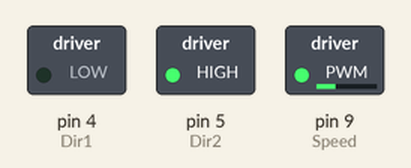
Simulated run of this sketch. Board: Arduino Uno, built with avr-gcc and run on an emulated ATmega328P. Shown: switched loads named in the sketch (green lamp = pin HIGH).

Above: at 0.05 s.
At 2.0 s:
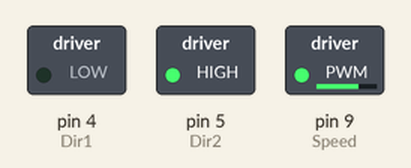
At 2.55 s:
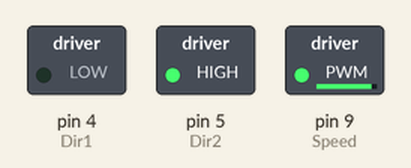
At 5.05 s:
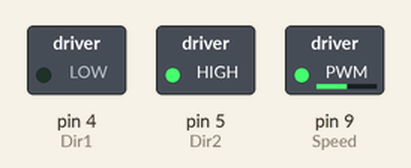
Timing chart, 0 to 6.1 s (numbered marks = the images above):
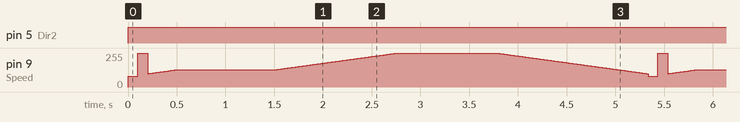

The sketch:

DC_Motor.ino
```cpp
int Speed=9;
int Dir1=4;
int Dir2=5;

void setup()
{
  Serial.begin(9600);
  pinMode(Speed,OUTPUT);
  pinMode(Dir1,OUTPUT);
  pinMode(Dir2,OUTPUT);
}

void loop()
{
 digitalWrite(Dir1,LOW);
 digitalWrite(Dir2,HIGH);
 analogWrite(Speed,80);
 delay(100);
 analogWrite(Speed,255);
 delay(100);

 for(int i=100;i<=128;i++)
  {
    analogWrite(Speed,i);
    delay(10);
  }

  delay(1000);

  for(int i=128;i<=255;i++)
  {
    analogWrite(Speed,i);
    delay(10);
  }

  delay(1000);

  for(int i=255;i>=100;i--)
  {
    analogWrite(Speed,i);
    delay(10);
  }

}
```

Measured:
- by itself, pin 5 (Dir2): LOW → HIGH at 0.00 s
- by itself, pin 9 (Speed): moves between 80/255 and 255/255, repeating every 5.3 s
